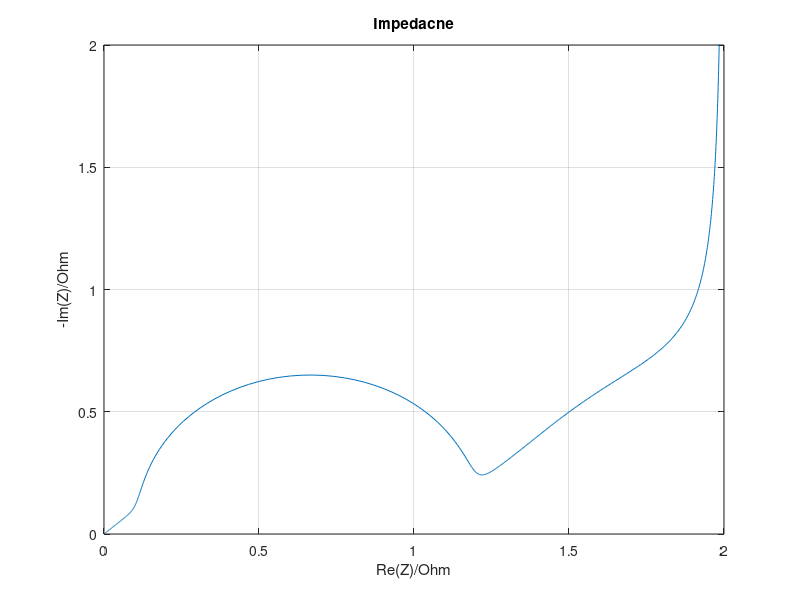

Here is the MATLAB script that generated this plot:
clear all; , clc; close;

f_min = -3;
f_max = 3;
points = 1000;

f = logspace(f_min, f_max, points);
w = 2* pi* f;

R = 1;
C = 10^-3;
A = 3;
t = 200; % t = time constant (tau)
Q = 1;
a = 5; % a stands for alpha



%Calculation
Z_W = A .* coth(sqrt(1i *w .*t))./sqrt(1i *w .*t); %Warburg impedance
Z_CPE = 1 ./(Q .*(1i .*w).^a);

%Total impedacne
Z = (R.*Z_CPE)./(R + Z_CPE) + Z_W;

%plot
figure;
plot(real(Z), -imag(Z));
xlim([0,2]);
ylim([0,2]);
xlabel('Re(Z)/Ohm');
ylabel('-Im(Z)/Ohm');
title('Impedacne');
grid on
